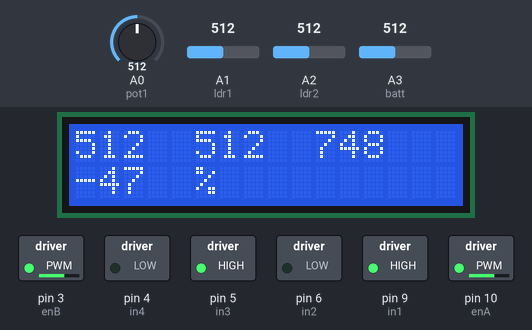
The sketch below on a simulated Arduino Uno, built with avr-gcc and run on an emulated ATmega328P. On the bench: 16×2 character LCD, switched loads named in the sketch (green lamp = pin HIGH). The inputs (shaded band) are chosen by the test bench; at power-on: A1 (ldr1) = 512, A2 (ldr2) = 512, A0 (pot1) = 512, A3 (batt) = 512.

Above: at 1.2 s.
1.3 s: A1 (ldr1) set to 716
At 2.5 s:
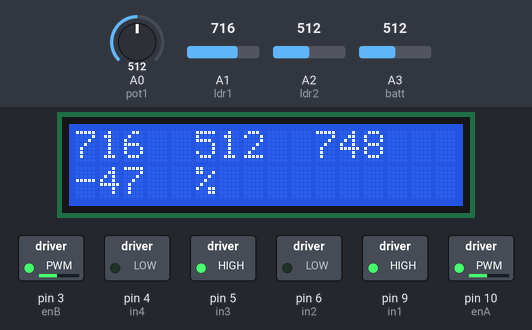
2.8 s: A2 (ldr2) set to 713
At 3.5 s:
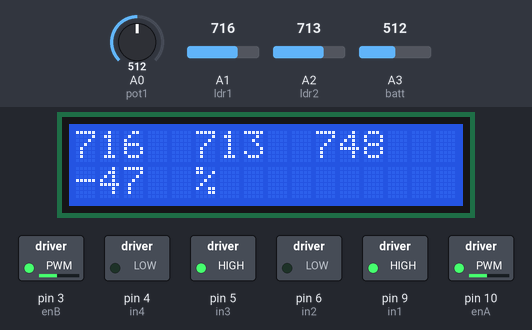
4.3 s: A2 (ldr2) set to 741
At 5.5 s:
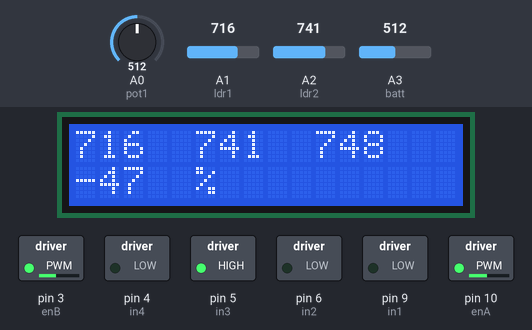
5.8 s: A0 (pot1) set to 453
At 7.0 s:
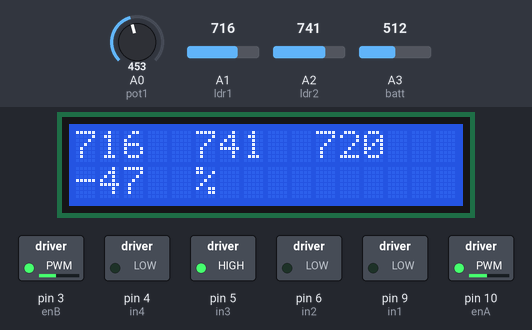
7.3 s: A0 (pot1) set to 429
At 8.0 s:
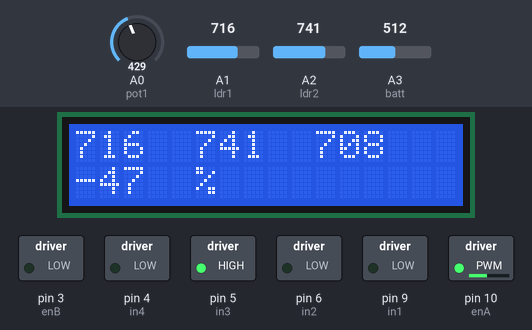
8.8 s: A1 (ldr1) set to 992
At 9.3 s:
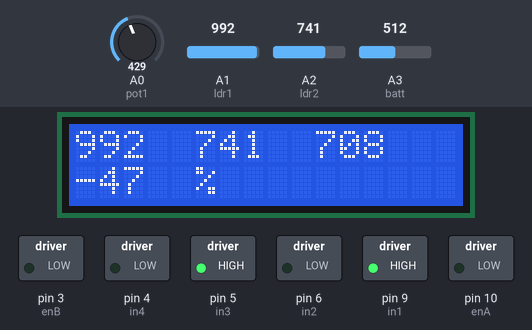
Timing chart, 0 to 11.3 s (numbered marks = the images above; inputs shaded):
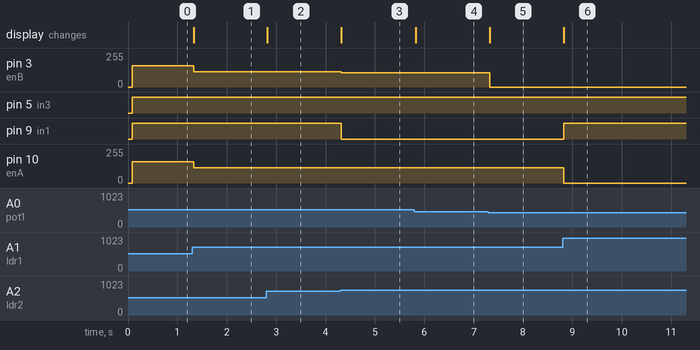

Measured:
- the behaviour switches between 723 and 724 on A2 (ldr2) (found by bisection; images 2 and 3)
- the behaviour switches between 447 and 446 on A0 (pot1) (found by bisection; images 4 and 5)
- after the input at 1.3 s, pin 3 (enB), pin 10 (enA): 160/255 → 114/255 at once; the display: changes at once (image 1)
- after the input at 2.8 s, the display: changes at once (image 2)
- after the input at 4.3 s, pin 3 (enB): 114/255 → 108/255 at once; pin 9 (in1): HIGH → LOW at once; the display: changes at once (image 3)
- after the input at 5.8 s, the display: changes at once (image 4)
- after the input at 7.3 s, pin 3 (enB): 108/255 → 0/255 at once; the display: changes at once (image 5)
- after the input at 8.8 s, pin 9 (in1): LOW → HIGH at once; pin 10 (enA): 114/255 → 0/255 at once; the display: changes at once (image 6)

The sketch:

final_bot_code.ino
```cpp
#include <Wire.h>
#include <LiquidCrystal_I2C.h>


LiquidCrystal_I2C lcd(0x20, 16, 2);

// Motor A connections
int enA = 10;
int in1 = 9;
int in2 = 6;
// Motor B connections
int enB = 3;
int in3 = 5;
int in4 = 4;

#define ldr1 A1
#define ldr2 A2
#define pot1 A0
#define batt A3

int thresh = 0;
int speed1 = 0;
int speed2 = 0;
int dataLdr1 = 0;
int dataLdr2 = 0;
int battPercent = 0;

void setup() {
  Serial.begin(9600);
  lcd.init();
  lcd.backlight();

  pinMode(ldr1, INPUT);
  pinMode(ldr2, INPUT);
  pinMode(pot1, INPUT);
  pinMode(batt, INPUT);

  // Set all the motor control pins to outputs
  pinMode(enA, OUTPUT);
  pinMode(enB, OUTPUT);
  pinMode(in1, OUTPUT);
  pinMode(in2, OUTPUT);
  pinMode(in3, OUTPUT);
  pinMode(in4, OUTPUT);

  // Turn off motors - Initial state
  digitalWrite(in1, LOW);
  digitalWrite(in2, LOW);
  digitalWrite(in3, LOW);
  digitalWrite(in4, LOW);
}

void loop() {
  thresh = map(analogRead(pot1), 0, 1023, 500, 997);
  battPercent = map(analogRead(batt), 780, 1023, 30, 100);

  lcd.home();

  dataLdr1 = analogRead(ldr1);  //997 to 100
  dataLdr2 = analogRead(ldr2);  //997 to 100

  if (dataLdr1 < thresh || dataLdr2 < thresh) {
    speed1 = map(dataLdr1, 997, 100, 50, 255);  //997~0 and 100~255
    speed2 = map(dataLdr2, 997, 100, 50, 255);  //997~0 and 100~255
  } else {
    speed1 = 0;
    speed2 = 0;
  }

  lcd.setCursor(0, 0);
  lcd.print(dataLdr1);
  lcd.setCursor(5, 0);
  lcd.print(dataLdr2);
  lcd.setCursor(10, 0);
  lcd.print(thresh);
  lcd.setCursor(0, 1);
  lcd.print(battPercent);
  lcd.setCursor(5, 1);
  lcd.print("%");

  if (dataLdr1 > dataLdr2 && ((dataLdr1 - dataLdr2) * (dataLdr1 - dataLdr2)) > 50) {
    leftturn();
  } else if (dataLdr1 < dataLdr2 && ((dataLdr1 - dataLdr2) * (dataLdr1 - dataLdr2)) > 50) {
    rightturn();
  } else {
    forward();
  }
}

void leftturn() {
  analogWrite(enA, speed1);
  digitalWrite(in1, HIGH);
  digitalWrite(in2, LOW);

  digitalWrite(in3, LOW);
  digitalWrite(in4, LOW);
}

void rightturn() {
  digitalWrite(in1, LOW);
  digitalWrite(in2, LOW);

  analogWrite(enB, speed2);
  digitalWrite(in3, HIGH);
  digitalWrite(in4, LOW);
}

void forward() {
  analogWrite(enA, speed1);
  digitalWrite(in1, HIGH);
  digitalWrite(in2, LOW);

  analogWrite(enB, speed1);
  digitalWrite(in3, HIGH);
  digitalWrite(in4, LOW);
}
```
